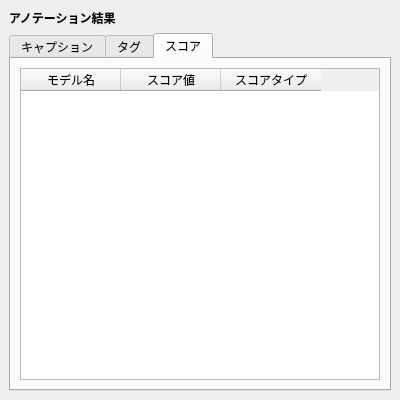
<?xml version="1.0" encoding="UTF-8"?>
<ui version="4.0">
 <class>AnnotationResultsWidget</class>
 <widget class="QWidget" name="AnnotationResultsWidget">
  <property name="geometry">
   <rect>
    <x>0</x>
    <y>0</y>
    <width>400</width>
    <height>400</height>
   </rect>
  </property>
  <property name="windowTitle">
   <string>Annotation Results</string>
  </property>
  <layout class="QVBoxLayout" name="verticalLayoutMain">
   <property name="spacing">
    <number>6</number>
   </property>
   <property name="leftMargin">
    <number>9</number>
   </property>
   <property name="topMargin">
    <number>9</number>
   </property>
   <property name="rightMargin">
    <number>9</number>
   </property>
   <property name="bottomMargin">
    <number>9</number>
   </property>
   <item>
    <widget class="QLabel" name="labelResultsTitle">
     <property name="font">
      <font>
       <bold>true</bold>
      </font>
     </property>
     <property name="text">
      <string>アノテーション結果</string>
     </property>
    </widget>
   </item>
   <item>
    <widget class="QTabWidget" name="tabWidgetResults">
     <property name="currentIndex">
      <number>2</number>
     </property>
     <widget class="QWidget" name="tabCaption">
      <attribute name="title">
       <string>キャプション</string>
      </attribute>
      <layout class="QVBoxLayout" name="verticalLayoutCaption">
       <item>
        <widget class="QTableWidget" name="tableWidgetCaption">
         <property name="alternatingRowColors">
          <bool>true</bool>
         </property>
         <property name="selectionBehavior">
          <enum>QAbstractItemView::SelectionBehavior::SelectRows</enum>
         </property>
         <property name="sortingEnabled">
          <bool>true</bool>
         </property>
         <property name="columnCount">
          <number>2</number>
         </property>
         <attribute name="horizontalHeaderVisible">
          <bool>true</bool>
         </attribute>
         <attribute name="verticalHeaderVisible">
          <bool>false</bool>
         </attribute>
         <column>
          <property name="text">
           <string>モデル名</string>
          </property>
         </column>
         <column>
          <property name="text">
           <string>キャプション</string>
          </property>
         </column>
        </widget>
       </item>
      </layout>
     </widget>
     <widget class="QWidget" name="tabTags">
      <attribute name="title">
       <string>タグ</string>
      </attribute>
      <layout class="QVBoxLayout" name="verticalLayoutTags">
       <item>
        <widget class="QTableWidget" name="tableWidgetTags">
         <property name="alternatingRowColors">
          <bool>true</bool>
         </property>
         <property name="selectionBehavior">
          <enum>QAbstractItemView::SelectionBehavior::SelectRows</enum>
         </property>
         <property name="sortingEnabled">
          <bool>true</bool>
         </property>
         <property name="columnCount">
          <number>2</number>
         </property>
         <attribute name="horizontalHeaderVisible">
          <bool>true</bool>
         </attribute>
         <attribute name="verticalHeaderVisible">
          <bool>false</bool>
         </attribute>
         <column>
          <property name="text">
           <string>モデル名</string>
          </property>
         </column>
         <column>
          <property name="text">
           <string>タグ</string>
          </property>
         </column>
        </widget>
       </item>
      </layout>
     </widget>
     <widget class="QWidget" name="tabScores">
      <attribute name="title">
       <string>スコア</string>
      </attribute>
      <layout class="QVBoxLayout" name="verticalLayoutScores">
       <item>
        <widget class="QTableWidget" name="tableWidgetScores">
         <property name="alternatingRowColors">
          <bool>true</bool>
         </property>
         <property name="selectionBehavior">
          <enum>QAbstractItemView::SelectionBehavior::SelectRows</enum>
         </property>
         <property name="sortingEnabled">
          <bool>true</bool>
         </property>
         <property name="columnCount">
          <number>3</number>
         </property>
         <attribute name="horizontalHeaderVisible">
          <bool>true</bool>
         </attribute>
         <attribute name="verticalHeaderVisible">
          <bool>false</bool>
         </attribute>
         <column>
          <property name="text">
           <string>モデル名</string>
          </property>
         </column>
         <column>
          <property name="text">
           <string>スコア値</string>
          </property>
         </column>
         <column>
          <property name="text">
           <string>スコアタイプ</string>
          </property>
         </column>
        </widget>
       </item>
      </layout>
     </widget>
    </widget>
   </item>
  </layout>
 </widget>
 <resources/>
 <connections/>
</ui>
